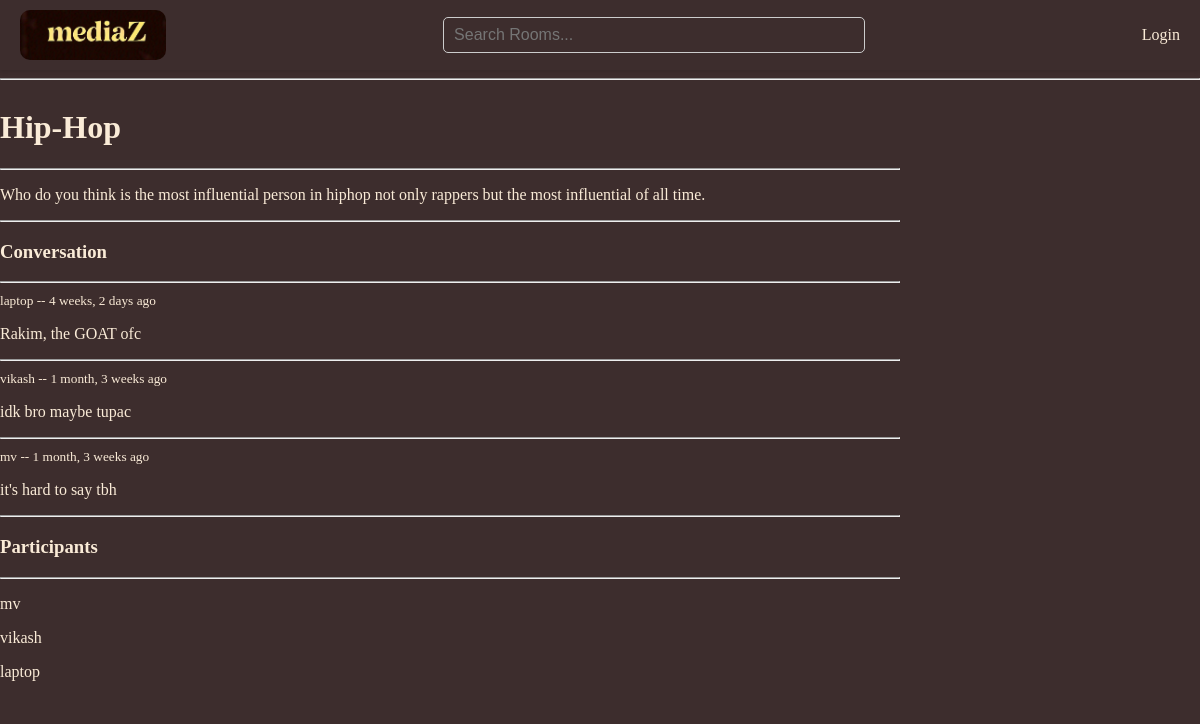
Screenshot of /room_page/9/ with the database file from the repository.
### base/models.py (models this page shows, shortened)
class Room(models.Model):
    host = models.ForeignKey(User, on_delete=models.SET_NULL, null=True)
    topic = models.ForeignKey(Topic, on_delete=models.SET_NULL, null=True)
    name = models.CharField(max_length=200)
    description = models.TextField(null=True, blank=True)
    participants = models.ManyToManyField(
        User,
        related_name='participants',
        blank=True
    )
    updated = models.DateTimeField(auto_now=True)
    created = models.DateTimeField(auto_now_add=True)
    class Meta:
        ordering = ['-updated', '-created']

class Message(models.Model):
    user = models.ForeignKey(User, on_delete=models.CASCADE)
    room = models.ForeignKey(Room, on_delete=models.CASCADE)
    body = models.TextField()
    updated = models.DateTimeField(auto_now=True)
    created = models.DateTimeField(auto_now_add=True)

### base/views.py (the view, shortened to what this page needs)
# urls.py: path('room_page/<str:pk>/', views.room, name="room"),
def room(request, pk):
    room = Room.objects.get(id=pk)
    comments = room.message_set.all().order_by('-created')
    participants = room.participants.all()
    context = {
        'room':room,
        'comments':comments,
        'participants':participants,
    }
    return render(request, 'base/room.html', context)

### base/templates/base/room.html (shortened to what this page needs)
{% extends 'main.html' %}
{% block content %}
<div class="room-container">
    <div>
        <h1>{{room.name}}</h1>
        <hr>
        <p>{{room.description}}</p>
        <hr>
        <div class="comment-wrapper">
            <h3>Conversation</h3>
            <hr>
            {% for comment in comments %}
            <div>
                <small><a href="{% url 'user' comment.user.id %}">{{comment.user}}</a> -- {{comment.created | timesince}} ago</small>
                <p> {{comment.body}} </p>
                <hr>
            {% endfor %}
            </div>
        </div>
    </div>
    <div>
        <h3>Participants</h3>
        <hr>
        {% for user in participants %}
        <div>
            <p>{{user.username}}</p>
        </div>
        {% endfor %}
    </div>
</div>
{% endblock content %}

### static/styles/main.css (style rules this page uses)
* { background-color:rgb(61, 45, 45); color:antiquewhite; }
body { margin: 0; padding: 0; font-family: 'Times New Roman'; }
a { text-decoration: none; }

### base/templates/base/room.html (style rules this page uses)
.room-container { display:grid; grid-template-columns: 3fr 1fr; }

### rows the page displays
Room: name "Hip-Hop", description "Who do you think is the most influential person in hiphop not only rappers but the most influential of all time."
Message: user "laptop", created "4 weeks, 2 days", body "Rakim, the GOAT ofc"
Message: user "vikash", created "1 month, 3 weeks", body "idk bro maybe tupac"
Message: user "mv", created "1 month, 3 weeks", body "it's hard to say tbh"

### other values shown
{{ user.username }} "mv"
{{ user.username }} "vikash"
{{ user.username }} "laptop"
